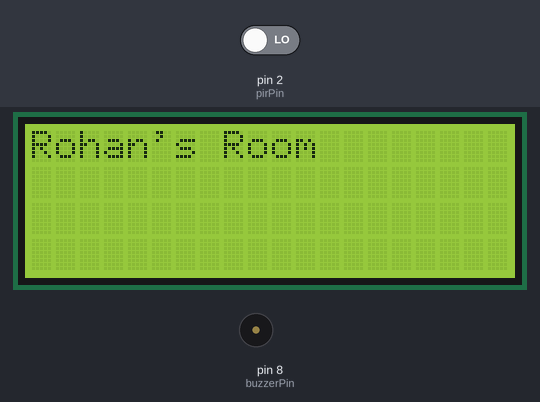
A sketch run on a simulated Arduino Uno, built with avr-gcc and run on an emulated ATmega328P. Shown: 20×4 character LCD, buzzer (waves = sounding, pin HIGH). The inputs (shaded band) are chosen by the test bench; at power-on: pin 2 (pirPin) LOW. What the sketch prints to the serial monitor is not drawn.

Above: at 1.2 s.
1.3 s: pin 2 (pirPin) driven HIGH
At 2.1 s:
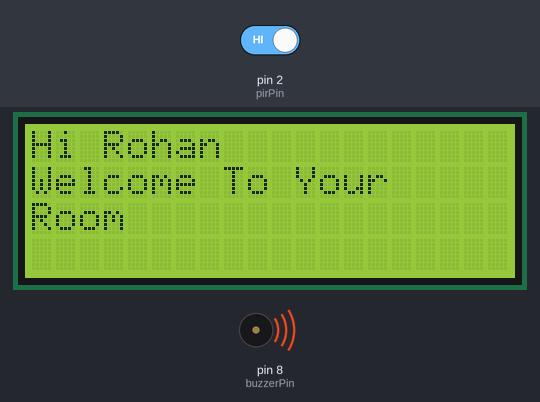
At 2.9 s:
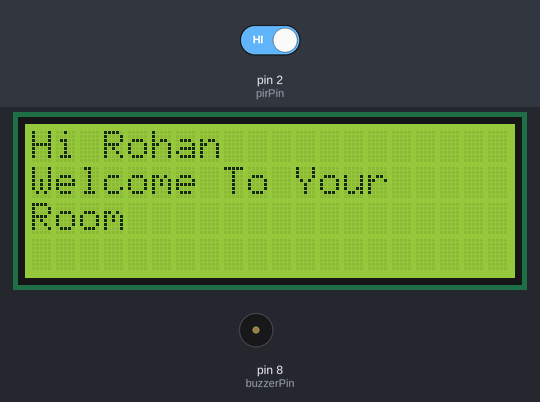
4.0 s: pin 2 (pirPin) driven LOW
At 4.7 s:
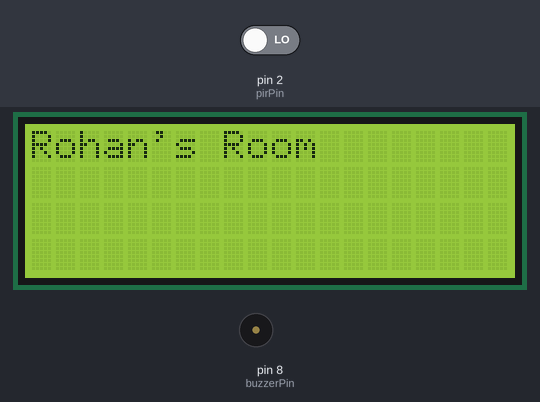
Timing chart, 0 to 7.0 s (numbered marks = the images above; inputs shaded):
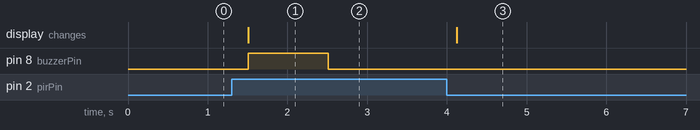

The sketch:

Arduino-PIR-Sensor.ino
```cpp
#include <Wire.h>
#include <LiquidCrystal_I2C.h>

int pirPin = 2;            // PIR sensor input
int buzzerPin = 8;         // Buzzer output pin
int pirState = LOW;        // Previous state

LiquidCrystal_I2C lcd(0x27, 20, 4); // LCD I2C address and size

void setup() {
  pinMode(pirPin, INPUT);
  pinMode(buzzerPin, OUTPUT);
  digitalWrite(buzzerPin, LOW);

  Serial.begin(9600);

  lcd.init();
  lcd.backlight();
  lcd.clear();
  lcd.setCursor(0, 0);
  lcd.print("Rohan's Room");
}

void loop() {
  int motion = digitalRead(pirPin);

  if (motion == HIGH && pirState == LOW) {
    // Motion just started
    Serial.println("Motion Detected!");

    // Show welcome message
    lcd.clear();
    lcd.setCursor(0, 0);
    lcd.print("Hi Rohan");
    lcd.setCursor(0, 1);
    lcd.print("Welcome To Your");
    lcd.setCursor(0, 2);
    lcd.print("Room");

    // Beep buzzer once
    digitalWrite(buzzerPin, HIGH);
    delay(1000);  // Beep for 1 second
    digitalWrite(buzzerPin, LOW);

    pirState = HIGH;
  }
  else if (motion == LOW && pirState == HIGH) {
    // Motion ended
    Serial.println("No Motion.");

    lcd.clear();
    lcd.setCursor(0, 0);
    lcd.print("Rohan's Room");

    pirState = LOW;
  }

  delay(200); // Sensor stability delay
}
```

Measured:
- after the input at 1.3 s, pin 8 (buzzerPin): LOW → HIGH after 0.21 s, → LOW 1.0 s later; the display: changes after 0.21 s (image 1)
- after the input at 4.0 s, the display: changes after 0.12 s (image 3)
